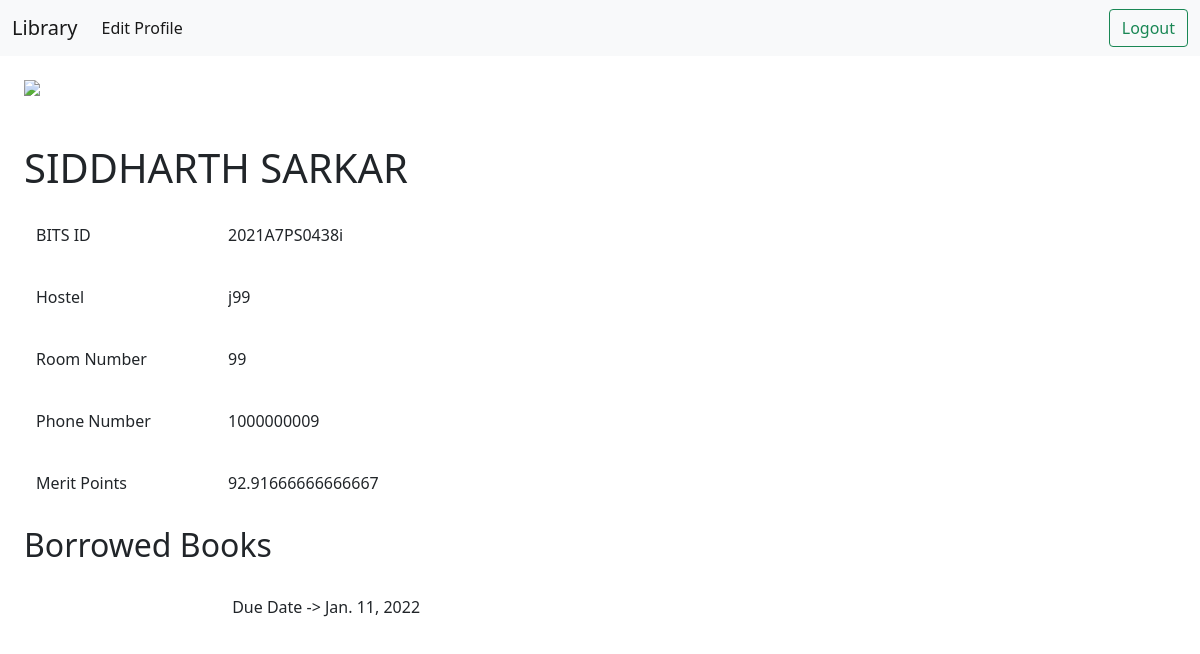
/accounts/profile/profile (signed in), run on an earlier commit of the app's database.
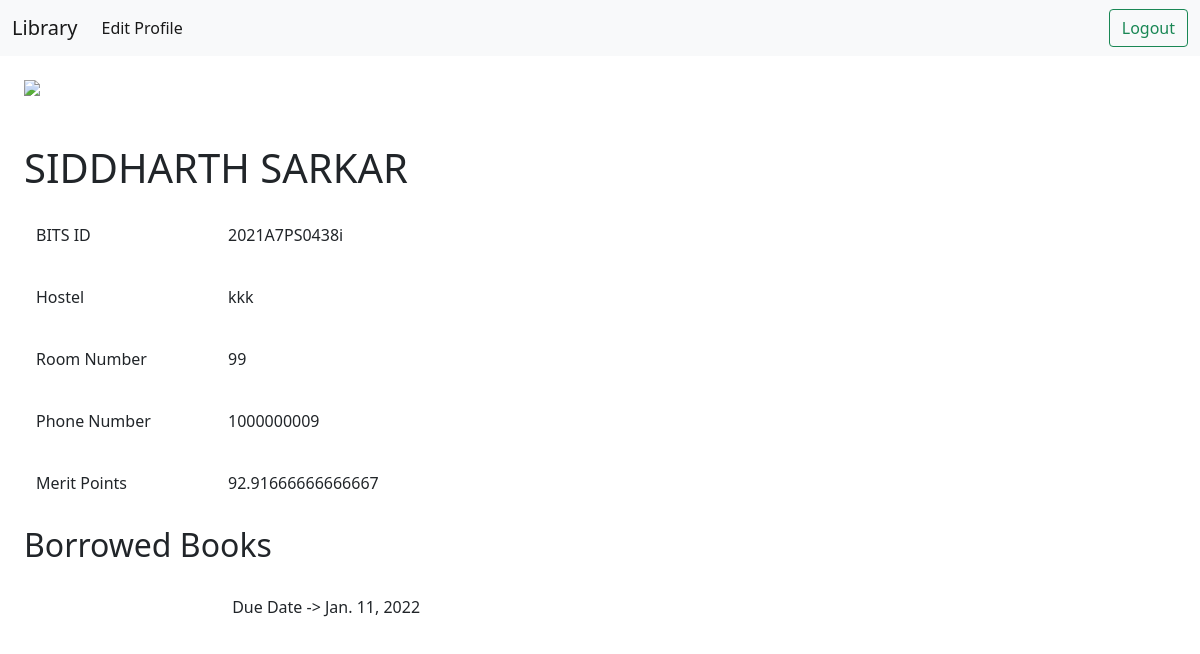
And on a later commit of the database.
### lib_app/models.py (models this page shows, shortened)
class Profile(models.Model):
    user = models.OneToOneField(User, on_delete=models.CASCADE)
    bits_id = models.CharField(max_length=30, blank=True)
    hostel = models.CharField(max_length=20, null=True)
    room_no = models.IntegerField(null=True)
    phone_number = models.CharField(max_length=12, null=True)
    merit = models.FloatField(default=100)
    returns = models.IntegerField(default=0)
    lib_data = models.ForeignKey(Libdata, on_delete=models.SET_NULL, null=True)

### lib_app/views.py (the view)
# urls.py: path('accounts/profile/', home),
def profile(request):
    current_user = request.user
    if(current_user.is_anonymous):
        return redirect('/')
    issue = Issue.objects.filter(user=current_user, issued=True)
    data = SocialAccount.objects.get(user=current_user).extra_data
    data['bits_id'] = current_user.profile.bits_id
    data['hostel'] = current_user.profile.hostel
    data['room_no'] = current_user.profile.room_no
    data['phone_number'] = current_user.profile.phone_number
    data['merit'] = current_user.profile.merit
    data['issueds'] = issue
    return render(request, 'profile.html', data)

### templates/profile.html (shortened to what this page needs)
<!DOCTYPE html>
<html lang="en">
  <head>
    <link
      href="https://cdn.jsdelivr.net/npm/bootstrap@5.1.3/dist/css/bootstrap.min.css"
      rel="stylesheet"
    />
  </head>
  <body>
    <nav class="navbar navbar-expand-lg navbar-light bg-light">
      <div class="container-fluid">
        <a class="navbar-brand" href="./">Library</a>
        <div class="collapse navbar-collapse" id="navbarSupportedContent">
          <ul class="navbar-nav me-auto mb-2 mb-lg-0">
            <li class="nav-item">
              <a class="nav-link active" aria-current="page" href="./editor"
                >Edit Profile</a
              >
            </li>
          </ul>
        </div>
        <a class="btn btn-outline-success" type="submit" href="/logout"
          >Logout</a
        >
      </div>
    </nav>
    <img class="m-4" src="{{picture}}" />
    <h1 class="m-4">{{name}}</h1>
    <div class="m-4 row">
      <label for="staticEmail" class="col-sm-2 col-form-label">BITS ID </label>
      <div class="col-sm-10">
        <input
          type="text"
          readonly
          class="form-control-plaintext"
          id="staticEmail"
          value="{{bits_id}}"
        />
      </div>
    </div>
    <div class="m-4 row">
      <label for="staticEmail" class="col-sm-2 col-form-label">Hostel</label>
      <div class="col-sm-10">
        <input
          type="text"
          readonly
          class="form-control-plaintext"
          id="staticEmail"
          value="{{hostel}}"
        />
      </div>
    </div>
    <div class="m-4 row">
      <label for="staticEmail" class="col-sm-2 col-form-label"
        >Room Number</label
      >
      <div class="col-sm-10">
        <input
          type="text"
          readonly
          class="form-control-plaintext"
          id="staticEmail"
          value="{{room_no}}"
        />
      </div>
    </div>
    <div class="m-4 row">
      <label for="staticEmail" class="col-sm-2 col-form-label"
        >Phone Number</label
      >
      <div class="col-sm-10">
        <input
          type="text"
          readonly
          class="form-control-plaintext"
          id="staticEmail"
          value="{{phone_number}}"
        />
      </div>
    </div>
    <div class="m-4 row">
      <label for="staticEmail" class="col-sm-2 col-form-label"
        >Merit Points</label
      >
      <div class="col-sm-10">
        <input
          type="text"
          readonly
          class="form-control-plaintext"
          id="staticEmail"
          value="{{merit}}"
        />
      </div>
    </div>
    <h2 class="m-4">Borrowed Books</h2>
    {% for issued in issueds %}
    <div class="m-4 row">
      <label for="staticEmail" class="col-sm-2 col-form-label"
        >{{issued.book.book_name}}</label
      >
      <div class="col-sm-10">
        <input
          type="text"
          readonly
          class="form-control-plaintext"
          id="staticEmail"
          value=" Due Date -> {{issued.due_date}}"
        />
      </div>
    </div>
    {% endfor %}
  </body>
</html>

What changed in the data, as far as the page shows it:
changed Profile "2021A7PS0438i": hostel "j99" → "kkk"
